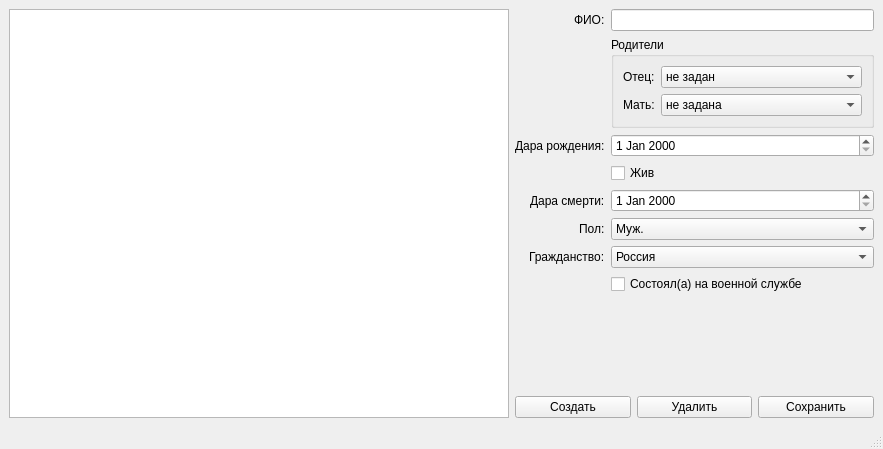
<?xml version="1.0" encoding="UTF-8"?>
<ui version="4.0">
 <class>MainWindow</class>
 <widget class="QMainWindow" name="MainWindow">
  <property name="geometry">
   <rect>
    <x>0</x>
    <y>0</y>
    <width>883</width>
    <height>449</height>
   </rect>
  </property>
  <property name="minimumSize">
   <size>
    <width>0</width>
    <height>0</height>
   </size>
  </property>
  <property name="windowTitle">
   <string>Семейное древо</string>
  </property>
  <property name="documentMode">
   <bool>false</bool>
  </property>
  <widget class="QWidget" name="centralwidget">
   <layout class="QHBoxLayout" name="horizontalLayout_5">
    <item>
     <layout class="QHBoxLayout" name="horizontalLayout_3">
      <item>
       <widget class="QListWidget" name="recordsListWidget">
        <property name="minimumSize">
         <size>
          <width>500</width>
          <height>0</height>
         </size>
        </property>
       </widget>
      </item>
      <item>
       <layout class="QVBoxLayout" name="verticalLayout">
        <item>
         <layout class="QFormLayout" name="formLayout_2">
          <property name="labelAlignment">
           <set>Qt::AlignRight|Qt::AlignTrailing|Qt::AlignVCenter</set>
          </property>
          <item row="0" column="0">
           <widget class="QLabel" name="labelFio">
            <property name="text">
             <string>ФИО:</string>
            </property>
            <property name="alignment">
             <set>Qt::AlignLeading|Qt::AlignLeft|Qt::AlignVCenter</set>
            </property>
           </widget>
          </item>
          <item row="0" column="1">
           <widget class="QLineEdit" name="FioEdit"/>
          </item>
          <item row="1" column="1">
           <widget class="QGroupBox" name="groupBox">
            <property name="title">
             <string>Родители</string>
            </property>
            <layout class="QFormLayout" name="formLayout">
             <item row="0" column="0">
              <widget class="QLabel" name="labelFather">
               <property name="text">
                <string>Отец:</string>
               </property>
              </widget>
             </item>
             <item row="0" column="1">
              <widget class="QComboBox" name="comboBoxFatherFio">
               <item>
                <property name="text">
                 <string>не задан</string>
                </property>
               </item>
              </widget>
             </item>
             <item row="1" column="0">
              <widget class="QLabel" name="labelMather">
               <property name="text">
                <string>Мать:</string>
               </property>
              </widget>
             </item>
             <item row="1" column="1">
              <widget class="QComboBox" name="comboBoxMatherFio">
               <item>
                <property name="text">
                 <string>не задана</string>
                </property>
               </item>
              </widget>
             </item>
            </layout>
           </widget>
          </item>
          <item row="2" column="0">
           <widget class="QLabel" name="labelBirthday">
            <property name="text">
             <string>Дара рождения:</string>
            </property>
            <property name="alignment">
             <set>Qt::AlignLeading|Qt::AlignLeft|Qt::AlignVCenter</set>
            </property>
           </widget>
          </item>
          <item row="2" column="1">
           <widget class="QDateEdit" name="dateEditBirthday"/>
          </item>
          <item row="3" column="1">
           <widget class="QCheckBox" name="checkIsAlive">
            <property name="text">
             <string>Жив</string>
            </property>
           </widget>
          </item>
          <item row="4" column="0">
           <widget class="QLabel" name="labelDeathday">
            <property name="text">
             <string>Дара смерти:</string>
            </property>
            <property name="alignment">
             <set>Qt::AlignLeading|Qt::AlignLeft|Qt::AlignVCenter</set>
            </property>
           </widget>
          </item>
          <item row="4" column="1">
           <widget class="QDateEdit" name="dateEditDeathday"/>
          </item>
          <item row="5" column="0">
           <widget class="QLabel" name="labelGender">
            <property name="text">
             <string>Пол:</string>
            </property>
            <property name="alignment">
             <set>Qt::AlignLeading|Qt::AlignLeft|Qt::AlignVCenter</set>
            </property>
           </widget>
          </item>
          <item row="5" column="1">
           <widget class="QComboBox" name="comboBoxGender">
            <item>
             <property name="text">
              <string>Муж.</string>
             </property>
            </item>
            <item>
             <property name="text">
              <string>Жен.</string>
             </property>
            </item>
           </widget>
          </item>
          <item row="6" column="0">
           <widget class="QLabel" name="labelCitizenship">
            <property name="text">
             <string>Гражданство:</string>
            </property>
            <property name="alignment">
             <set>Qt::AlignLeading|Qt::AlignLeft|Qt::AlignVCenter</set>
            </property>
           </widget>
          </item>
          <item row="6" column="1">
           <widget class="QComboBox" name="comboBoxCitizenship">
            <item>
             <property name="text">
              <string>Россия</string>
             </property>
            </item>
            <item>
             <property name="text">
              <string>Украина</string>
             </property>
            </item>
            <item>
             <property name="text">
              <string>Польша</string>
             </property>
            </item>
            <item>
             <property name="text">
              <string>Германия</string>
             </property>
            </item>
            <item>
             <property name="text">
              <string>США</string>
             </property>
            </item>
            <item>
             <property name="text">
              <string>Израиль</string>
             </property>
            </item>
            <item>
             <property name="text">
              <string>Япония</string>
             </property>
            </item>
            <item>
             <property name="text">
              <string>Кипр</string>
             </property>
            </item>
           </widget>
          </item>
          <item row="7" column="1">
           <widget class="QCheckBox" name="checkSlughil">
            <property name="text">
             <string>Состоял(а) на военной службе</string>
            </property>
           </widget>
          </item>
         </layout>
        </item>
        <item>
         <layout class="QHBoxLayout" name="horizontalLayout_4">
          <item>
           <widget class="QPushButton" name="pushButtonCreate">
            <property name="text">
             <string>Создать</string>
            </property>
           </widget>
          </item>
          <item>
           <widget class="QPushButton" name="pushButtonDelete">
            <property name="text">
             <string>Удалить</string>
            </property>
           </widget>
          </item>
          <item>
           <widget class="QPushButton" name="pushButtonSave">
            <property name="text">
             <string>Сохранить</string>
            </property>
           </widget>
          </item>
         </layout>
        </item>
       </layout>
      </item>
     </layout>
    </item>
   </layout>
  </widget>
  <widget class="QMenuBar" name="menubar">
   <property name="geometry">
    <rect>
     <x>0</x>
     <y>0</y>
     <width>883</width>
     <height>25</height>
    </rect>
   </property>
  </widget>
  <widget class="QStatusBar" name="statusbar"/>
 </widget>
 <resources/>
 <connections/>
</ui>
